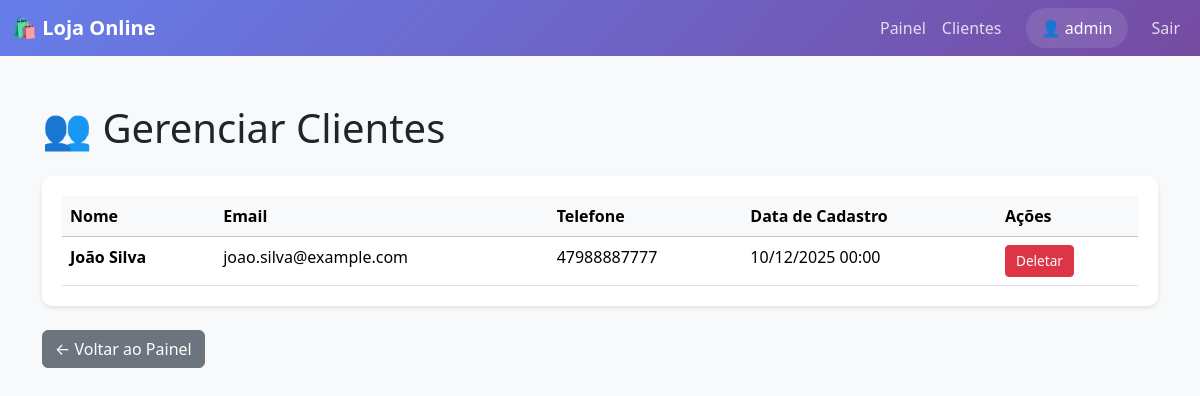
The app's page /sistema/auth/gerenciar_usuarios.php (signed in), older data.
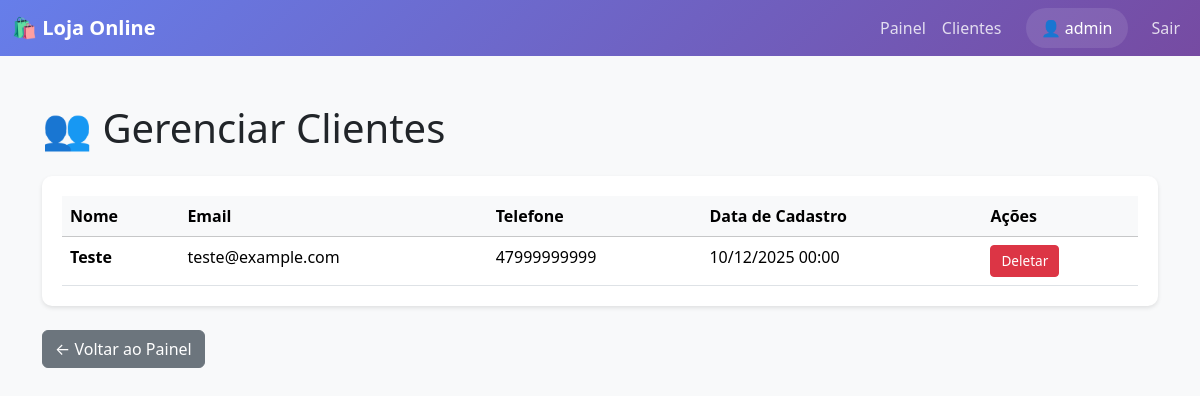
The same page, newer data.
### tables this page shows
CREATE TABLE Cliente (
    id INT(4) AUTO_INCREMENT PRIMARY KEY,
    nome VARCHAR(255) NOT NULL,
    email VARCHAR(255) NOT NULL UNIQUE,
    telefone VARCHAR(20),
    data_cadastro DATE DEFAULT CURRENT_DATE,
    senha_hash VARCHAR(255) NOT NULL
);

### sistema/auth/gerenciar_usuarios.php (the view, shortened to what this page needs)
<?php
require_once '../config/conexao.php';
try {
    $sql = "SELECT id, nome, email, telefone, data_cadastro FROM Cliente ORDER BY data_cadastro DESC";
    $stmt = $pdo->prepare($sql);
    $stmt->execute();
    $clientes = $stmt->fetchAll(PDO::FETCH_ASSOC);
} catch (PDOException $e) {
    $clientes = [];
    $mensagem = "Erro ao carregar clientes!";
    $tipo_mensagem = "danger";
}
?>
<!DOCTYPE html>
<html lang="pt-BR">
<head>
    <link href="<?php echo CSS_URL; ?>bootstrap.css" rel="stylesheet">
</head>
<body>
    <nav class="navbar navbar-expand-lg navbar-custom">
        <div class="container-fluid">
            <a class="navbar-brand" href="<?php echo ADMIN_URL; ?>admin_index.php">🛍️ Loja Online</a>
            <div class="collapse navbar-collapse" id="navbarNav">
                <ul class="navbar-nav ms-auto">
                    <li class="nav-item">
                        <a class="nav-link" href="<?php echo ADMIN_URL; ?>admin_index.php">Painel</a>
                    </li>
                    <li class="nav-item">
                        <a class="nav-link active" href="gerenciar_usuarios.php">Clientes</a>
                    </li>
                    <li class="nav-item">
                        <div class="user-info ms-3">
                            👤 <?php echo htmlspecialchars($_SESSION['usuario_nome']); ?>
                        </div>
                    </li>
                    <li class="nav-item ms-3">
                        <a class="nav-link" href="<?php echo AUTH_URL; ?>logout.php">Sair</a>
                    </li>
                </ul>
            </div>
        </div>
    </nav>
    <div class="container py-5">
        <h1 class="mb-4">👥 Gerenciar Clientes</h1>
        <div class="table-responsive">
            <table class="table table-hover mb-0">
                <thead class="table-light">
                    <tr>
                        <th>Nome</th>
                        <th>Email</th>
                        <th>Telefone</th>
                        <th>Data de Cadastro</th>
                        <th>Ações</th>
                    </tr>
                </thead>
                <tbody>
                    <?php if (count($clientes) > 0): ?>
                        <?php foreach ($clientes as $cliente): ?>
                            <tr>
                                <td>
                                    <strong><?php echo htmlspecialchars($cliente['nome']); ?></strong>
                                </td>
                                <td><?php echo htmlspecialchars($cliente['email']); ?></td>
                                <td><?php echo htmlspecialchars($cliente['telefone'] ?? '-'); ?></td>
                                <td><?php echo date('d/m/Y H:i', strtotime($cliente['data_cadastro'])); ?></td>
                                <td>
                                    <button type="button" class="btn btn-sm btn-action btn-danger" data-bs-toggle="modal" data-bs-target="#modalDeletar" onclick="document.getElementById('id_cliente_deletar').value = <?php echo $cliente['id']; ?>;">
                                        Deletar
                                    </button>
                                </td>
                            </tr>
                        <?php endforeach; ?>
                    <?php endif; ?>
                </tbody>
            </table>
        </div>
        <div class="mt-4">
            <a href="<?php echo ADMIN_URL; ?>admin_index.php" class="btn btn-secondary">← Voltar ao Painel</a>
        </div>
    </div>
</body>
</html>

### sistema/auth/gerenciar_usuarios.php (style rules this page uses)
body { background-color: #f8f9fa; }
.navbar-custom { background: linear-gradient(135deg, #667eea 0%, #764ba2 100%); }
.navbar-custom .navbar-brand { font-weight: 700; color: white !important; }
.navbar-custom .nav-link { color: rgba(255, 255, 255, 0.8) !important; }
.user-info { background-color: rgba(255, 255, 255, 0.1); padding: 8px 15px; border-radius: 20px; color: white; }
.table-responsive { background: white; border-radius: 10px; padding: 20px; box-shadow: 0 2px 4px rgba(0, 0, 0, 0.1); }
.btn-action { padding: 5px 10px; font-size: 0.85rem; }

Row changes from the older to the newer data that the page shows:
changed cliente: nome "João Silva" → "Teste"; email "joao.silva@example.com" → "teste@example.com"; telefone "47988887777" → "47999999999"
